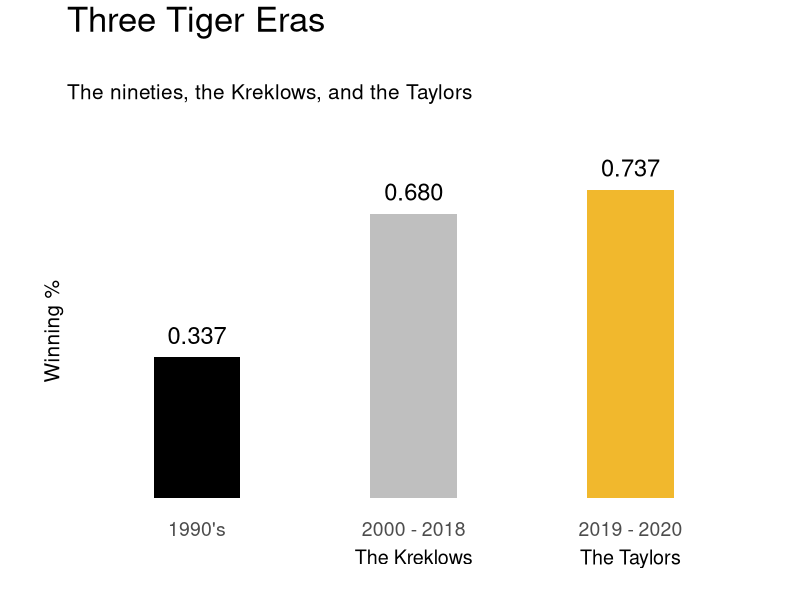
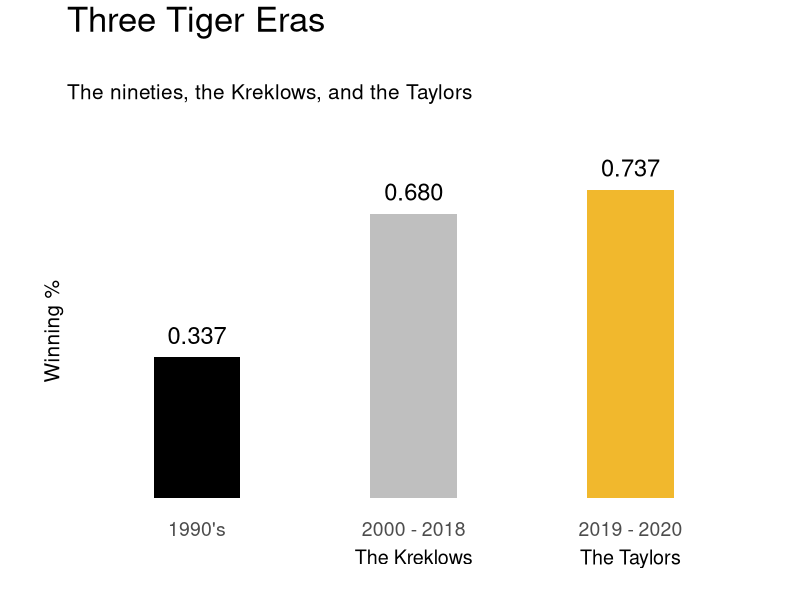

Recreate these plots in R, in order.
library(ggplot2)
library(scales)
library(png)

missouri_df <- read.csv("Missouri_seasons.csv", stringsAsFactors = FALSE)
# highlight the 1990's period in the graph
missouri_df$Highlight <- ifelse(missouri_df$Period == "1990's", "Black", ifelse(missouri_df$Period == "2000 - 2018", "Gray", "Gold"))
# https://stackoverflow.com/questions/45820250/highlight-a-single-bar-in-ggplot

theme_plot <- function(...) {
  # theme_minimal() +
  theme( 
    axis.title.x = element_blank(),
    # axis.title.y = element_blank(),
    axis.title.y = element_text(vjust=0, size = 15),
    axis.ticks = element_blank(),
    axis.text.x = element_text(size = 14, angle = 0, vjust = 1, hjust = 0.5),
    axis.text.y = element_blank(), 
    panel.grid.major.x = element_blank(),
    panel.grid.major.y = element_blank(),
    # panel.grid.major.y = element_line(colour = "gray75"),
    panel.grid.minor = element_blank(), 
    # text = element_text(size=16), 
    plot.title = element_text(vjust = 10, size = 25), 
    plot.subtitle = element_text(vjust = 8, size = 15),
    plot.margin = unit(c(2,1,1.5,1), "cm"),
    panel.background = element_rect(fill = 'white', color = "white"),
    # plot.background = element_rect(fill = 'gray95'),
    panel.border = element_blank(),
    legend.position = "none"
  )
}
# "#075EAB" "#FC8C38"
# using sprintf to control significant digits in plot's labels
# https://stackoverflow.com/questions/38369855/how-to-put-exact-number-of-decimal-places-on-label-ggplot-bar-chart
# line_df <- data.frame(x1 = 5.6, x2 = 3.6, y1 = 0.6, y2 = 0.6)
p_missouri <- ggplot(missouri_df) + geom_bar(aes(x = Period, y = Winning_Pctg, fill = Highlight), stat = "identity", width = 0.4) +
         theme_plot() +
         ggtitle(label = "Three Tiger Eras", subtitle = "The nineties, the Kreklows, and the Taylors") +
         geom_text(aes(label = sprintf("%0.3f", round(Winning_Pctg, 3)), x = Period, y = Winning_Pctg), position = position_dodge(width = 0.75), vjust = -0.75, colour = "black", size = 6) + 
         geom_label(x = 2, y = -0.14, label = "The Kreklows", size = 5, label.size = NA) +
         geom_label(x = 3, y = -0.14, label = "The Taylors", size = 5, label.size = NA) +
         ylab("Winning %") +
         ylim(0, 0.8) +
         scale_fill_manual( values = c( "Black" = "black", "Gray" = "gray75", "Gold" = "#F1B82D" ), guide = FALSE ) +
         # annotation_raster(FMU_champions, xmin = 0.7, xmax = 0.7 + 2.8, ymin = 0.325, ymax = 0.325 + 0.425) +
         # annotation_raster(lion_2, xmin = 4.2, xmax = 4.2 + 2, ymin = 0.715, ymax = 0.715 + 0.3) +
         # geom_segment(aes(x = x1, y = y1, xend = x2, yend = y2), colour = "Black", data = line_df, arrow = arrow(length = unit(0.02, "npc"), type = "closed")) +
         coord_cartesian(clip = "off")
print(p_missouri)

ggsave(plot = p_missouri, filename = "Missouri_seasons.png", width = 10.2, height = 10.2 * 572 / 868, device = "png", units = "in")